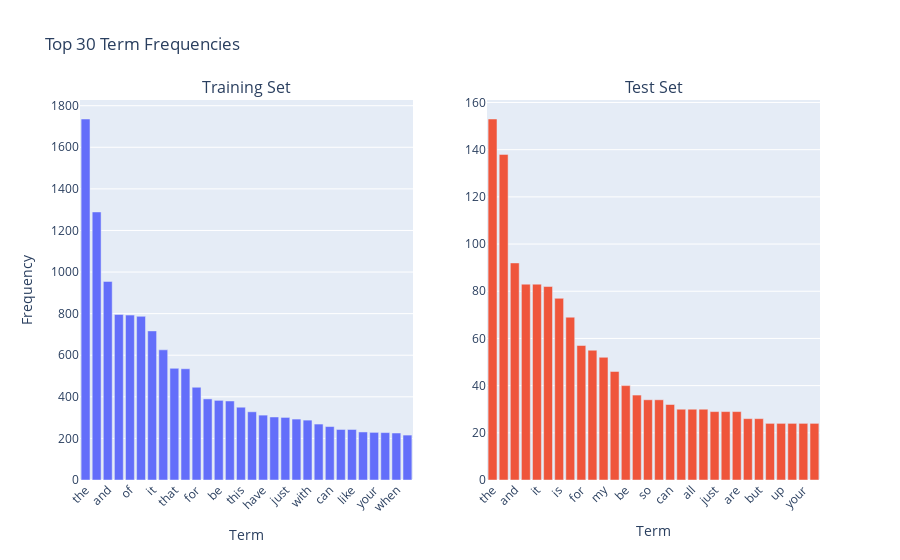

Source (notebook cell):
### Markdown cell above
---
### ** >>> Exercise 1 (Take home): **  
Plot word frequency for Top 30 words in both train and test dataset. (Hint: refer to DM lab 1)

### Code cell
# Answer here
import numpy as np
from sklearn.feature_extraction.text import CountVectorizer
import plotly.express as px
from plotly.subplots import make_subplots
import plotly.graph_objects as go

count_vect = CountVectorizer()

X_train_counts = count_vect.fit_transform(train_df["text"]) 
X_train_counts = np.array(X_train_counts.sum(axis=0)).flatten()
df_train = pd.DataFrame({
    'word': count_vect.get_feature_names_out(),
    'Frequency': X_train_counts
})
df_train = df_train.sort_values(by='Frequency',ascending=False).head(30)

fig = make_subplots(rows=1, cols=2, subplot_titles=("Training Set", "Test Set"))
fig.add_trace(
    go.Bar(x=df_train['word'], y=df_train['Frequency']),
    row=1, col=1
)


X_test_counts = count_vect.fit_transform(test_df["text"]) 
X_test_counts = np.array(X_test_counts.sum(axis=0)).flatten()

df_test = pd.DataFrame({
    'word': count_vect.get_feature_names_out(),
    'Frequency': X_test_counts
})
df_test = df_test.sort_values(by='Frequency',ascending=False).head(30)
fig.add_trace(
    go.Bar(x=df_test['word'], y=df_test['Frequency']),
    row=1, col=2
)
fig.update_layout(title_text="Top 30 Term Frequencies", showlegend=False)
fig.update_xaxes(title_text="Term", tickangle=-45)
fig.update_yaxes(title_text="Frequency", row=1, col=1)
fig.show()

### Figure 1 — Plotly figure (JSON) as saved in the notebook; plotly's stock layout.template omitted (floating-point values rounded to 4 significant figures)
{"data": [{"type": "bar", "x": ["the", "to", "and", "you", "of", "is", "it", "in", "that", "my", "for", "on", "be", "me", "this", "so", "have", "not", "just", "but", "with", "at", "can", "all", "like", "are", "your", "was", "when", "if"], "xaxis": "x", "y": [1736, 1289, 955, 796, 793, 787, 717, 626, 537, 535, 446, 390, 383, 380, 350, 328, 312, 303, 301, 293, 288, 269, 257, 243, 243, 231, 229, 228, 226, 216], "yaxis": "y"}, {"type": "bar", "x": ["the", "to", "and", "of", "it", "you", "is", "in", "for", "that", "my", "on", "be", "me", "so", "was", "can", "have", "all", "at", "just", "with", "are", "get", "but", "not", "up", "like", "your", "this"], "xaxis": "x2", "y": [153, 138, 92, 83, 83, 82, 77, 69, 57, 55, 52, 46, 40, 36, 34, 34, 32, 30, 30, 30, 29, 29, 29, 26, 26, 24, 24, 24, 24, 24], "yaxis": "y2"}], "layout": {"annotations": [{"font": {"size": 16}, "showarrow": false, "text": "Training Set", "x": 0.225, "xanchor": "center", "xref": "paper", "y": 1, "yanchor": "bottom", "yref": "paper"}, {"font": {"size": 16}, "showarrow": false, "text": "Test Set", "x": 0.775, "xanchor": "center", "xref": "paper", "y": 1, "yanchor": "bottom", "yref": "paper"}], "showlegend": false, "title": {"text": "Top 30 Term Frequencies"}, "xaxis": {"anchor": "y", "domain": [0, 0.45], "tickangle": -45, "title": {"text": "Term"}}, "xaxis2": {"anchor": "y2", "domain": [0.55, 1], "tickangle": -45, "title": {"text": "Term"}}, "yaxis": {"anchor": "x", "domain": [0, 1], "title": {"text": "Frequency"}}, "yaxis2": {"anchor": "x2", "domain": [0, 1]}}}
